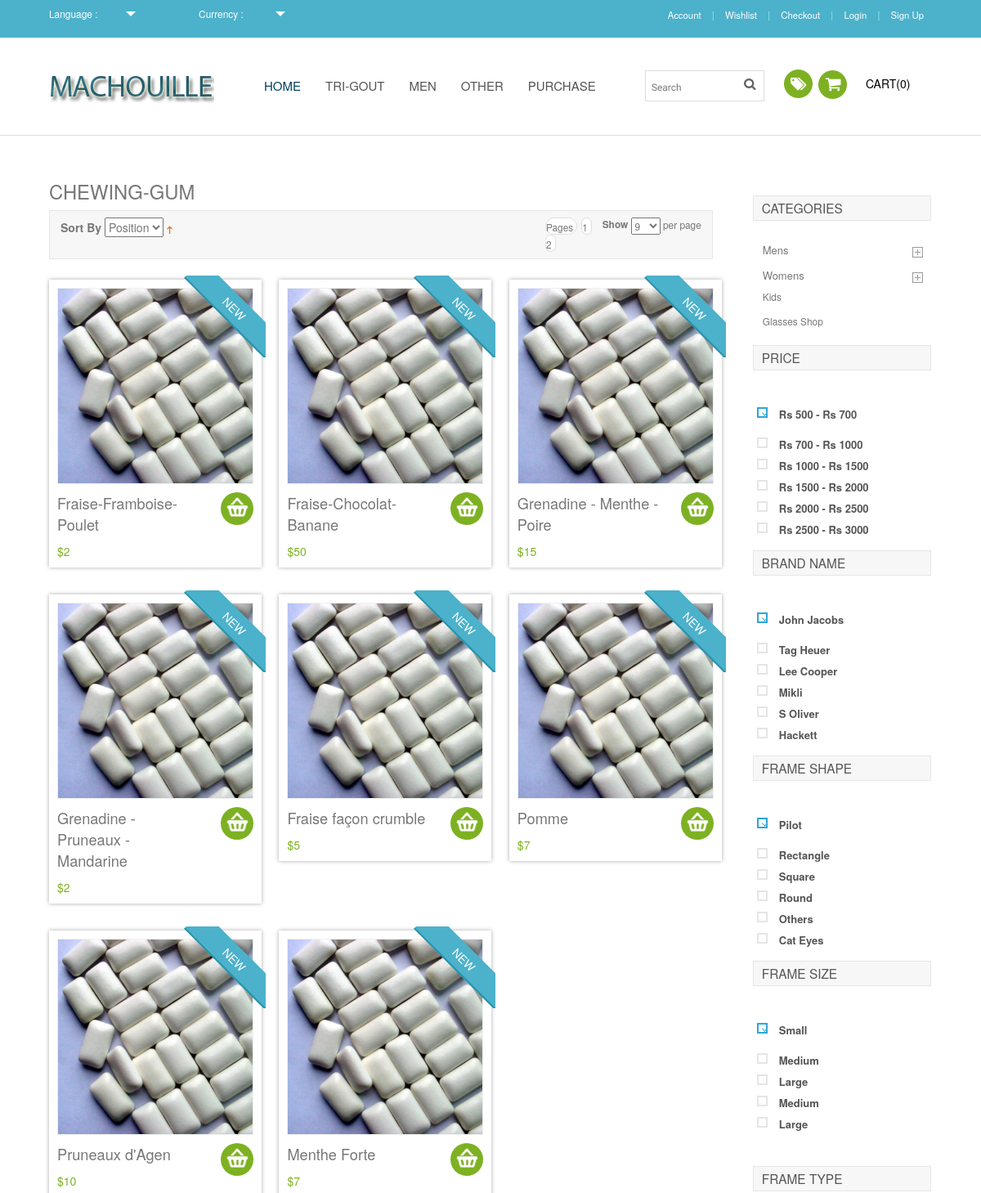
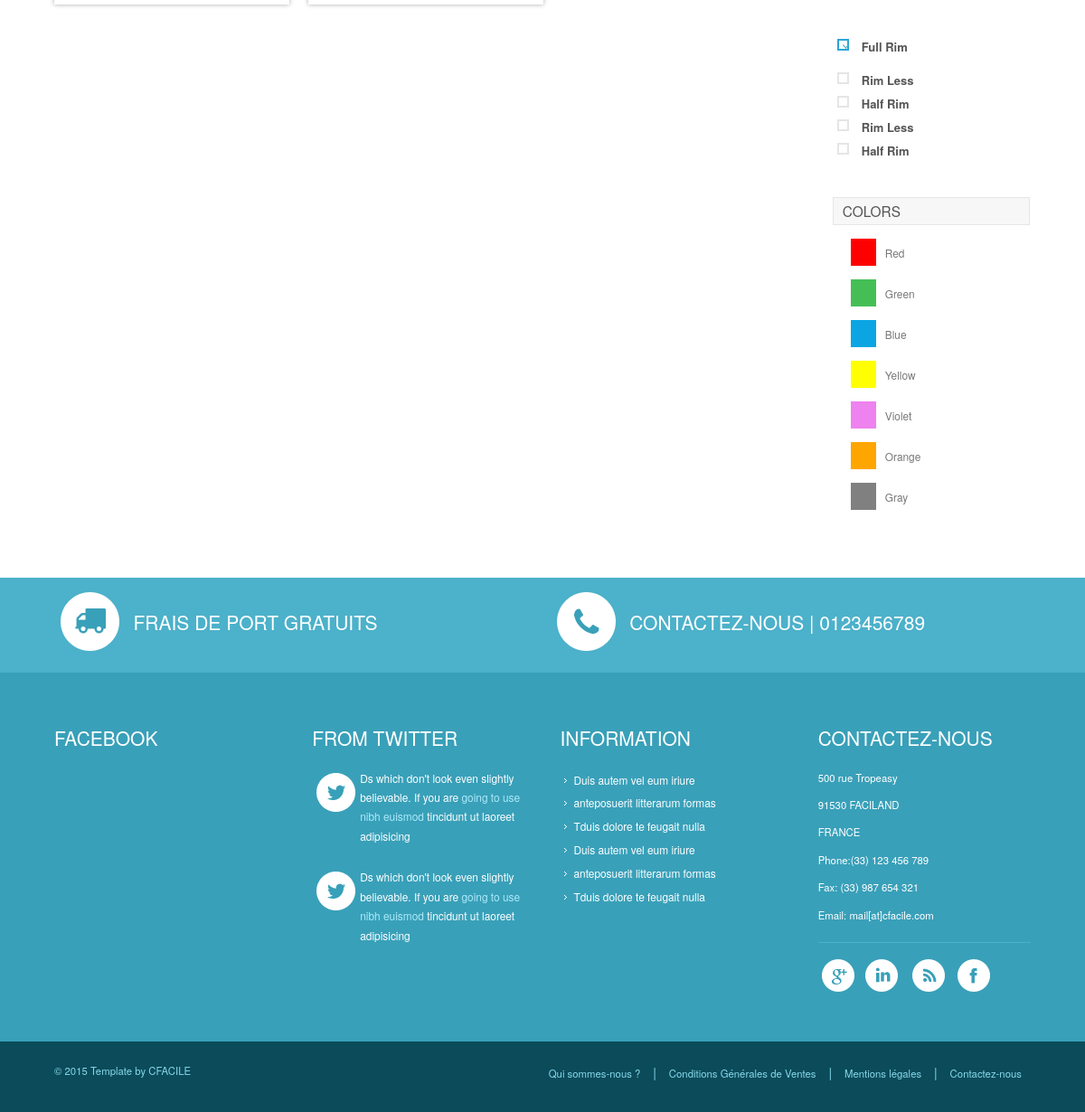
/products.php, run on the app's committed database (2 pictures, top to bottom).
### tables this page shows
CREATE TABLE IF NOT EXISTS `product` (
  `id` int(11) NOT NULL AUTO_INCREMENT,
  `price` double NOT NULL,
  `name` varchar(100) NOT NULL,
  `category` int(11) NOT NULL DEFAULT '1',
  `img` varchar(40) DEFAULT NULL,
  `desc` text NOT NULL,
  PRIMARY KEY (`id`)
);

### classes/Database.class.php (called while the page is built, shortened)
<?php
		class Database
		{
			private $_link;
			public function __construct()
			{
				try
				{
					$this->_link = new PDO('mysql:host=127.0.0.1;dbname=machouille', "root", "");
					$this->_link->setAttribute(PDO::ATTR_ERRMODE, PDO::ERRMODE_EXCEPTION);
				}
				catch(PDOException $e)
				{
					 die('Database error : ' . $e->getMessage());
				}
			}
			public function prepare($str)
			{
				return $this->_link->prepare($str);
			}
		}
?>

### classes/Product.class.php (called while the page is built, shortened)
<?php
    require_once("Database.class.php");
    Class Product
    {
         private $_db;
        public function __construct()
        {
            $this->_db = new Database();
        }
        public function getAll(){
            $data = $this->_db->prepare("SELECT * FROM product", true);
            $data->execute();
            $result = $data->fetchAll();
            if(empty($result))
                return false;
            else
            {
                return $result;
            }
        }
    }
?>

### classes/displayProducts.php (the view, shortened to what this page needs)
<?php
require_once("classes/Product.class.php");
$nbProductToDisplay = 10;
$productObject = new Product();
if(isset($category) && $category != "")
	$products = $productObject->getByCategoryName($category);
else if(isset($_GET['name']) && $_GET['name'] != "")
	$products = $productObject->getByName($_GET['name']);
else
	$products = $productObject->getAll();
?>
<div class="top-box">
<?php
if($products)
for ($i=0; $i < $nbProductToDisplay && $i<count($products); $i++) {
	if($i%3 ==0) {
?>
		</div>
		<div class="top-box">
<?php
	}
?>
 <div class="col_1_of_3 span_1_of_3">
   <a href=<?php echo 'single.php?id=' . $products[$i]['id'] ?>>
	<div class="inner_content clearfix">
		<div class="product_image">
			<img src="images/bb3.jpg" alt=""/>
		</div>
        <div class="sale-box"><span class="on_sale title_shop">New</span></div>
        <div class="price">
		   <div class="cart-left">
				<p class="title"><?php echo $products[$i]['name'] ?></p>
				<div class="price1">
				  <span class="actual">$<?php echo $products[$i]['price'] ?></span>
				</div>
			</div>
			<div class="cart-right"> </div>
		 </div>
       </div>
     </a>
	</div>
<?php
}
?>
</div>

### css/style.css (style rules this page uses)
html,body,div,span,applet,object,iframe,h1,h2,h3,h4,h5,h6,p,blockquote,pre,a,abbr,acronym,address,big,cite,code,del,dfn,em,img,ins,kbd,q,s,samp,small,strike,strong,sub,sup,tt,var,b,u,i,dl,dt,dd,ol,nav ul,nav li,fieldset,form,label,legend,table,caption,tbody,tfoot,thead,tr,th,td,article,aside,canvas,details,embed,figure,figcaption,footer,header,hgroup,menu,nav,output,ruby,section,summary,time,mark,audio,video { margin:0;padding:0;border:0;font-size:100%;font:inherit;vertical-align:baseline; }
img { max-width:100%; }
body { font-family: 'Exo 2', sans-serif; background:#fff; }
.span_1_of_3 { width:31.2%; -webkit-transition: all 0.4s ease; -moz-transition: all 0.4s ease; -o-transition: all 0.4s ease; transition: all 0.4s ease; }
.col_1_of_3 { display: block; float:left; margin: 1% 0 1% 2.6%; box-shadow:0 0 5px #aaa; -webkit-box-shadow:0 0 5px #aaa; -moz-box-shadow:0 0 5px #aaa; -o-box-shadow:0 0 5px #aaa; }
.col_1_of_3:first-child { margin-left: 0; }
.price { padding:10px 0 0 0; }
.inner_content { padding:10px; position: relative; }
.product_image img { display:block; border:1px solid #f0f0f0; }
.sale-box { height: 100px; right: -5px; overflow: hidden; position: absolute; text-align: center; top: -5px; width: 100px; }
.sale-box span.on_sale { background:#4cb1ca; color: #FFF; display: block; left: -9px; font-size:1em; padding: 5px 0; position: relative; text-align: center; top: 25px; -webkit-transform: rotate(45deg); -moz-transform: rotate(45deg); -ms-transform: rotate(45deg); -o-transform: rotate(45deg); transform: rotate(45deg); width: 140px; z-index: 2; text-transform:uppercase; border-bottom: 2px solid #2892AC; }
.cart-left { width:73.5%; float: left; margin-right: 2.6%; }
p.title { color: #777; font-size:1.3em; }
.cart-right { float: right; background: url(../images/cart2.png)2px 0px #7db122; border-radius: 100px; -webkit-border-radius: 100px; -moz-border-radius: 100px; -o-border-radius: 100px; width: 40px; height: 40px; text-align: center; cursor:pointer; }
.price1 { margin-top:10px; }
span.actual { color:#7db122; font-size:1em; }
.top-box { margin-bottom:2%; }

### data on the page
product: name "Fraise-Framboise-Poulet", price "2"
product: name "Fraise-Chocolat-Banane", price "50"
product: name "Grenadine - Menthe - Poire", price "15"
product: name "Grenadine - Pruneaux - Mandarine", price "2"
product: name "Fraise façon crumble", price "5"
product: name "Pomme", price "7"
product: name "Pruneaux d'Agen", price "10"
product: name "Menthe Forte", price "7"
